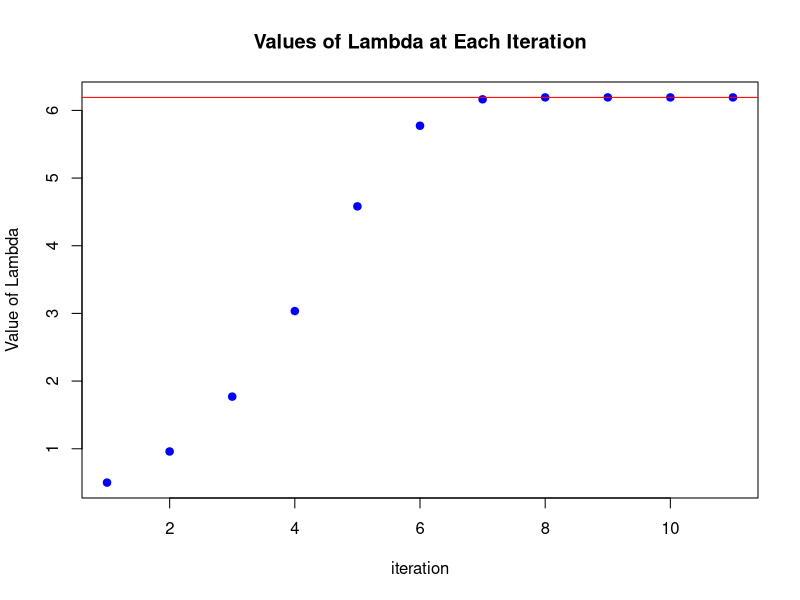

Recreate this plot in R.





#suppose we have x1.....xn ~ Exp(Lambda) and they are iid
#then the MLE of lambda = 1/xbar
#thus the MLE is dependent on the dataset that we observe!



#by newton raphson algorithm 

#initialize data
#sample size of the data we observed
n=1000
#the number of times to run NR
its=10
#the true value of the parameter
lambda.true=6
#generate the data we observe
x.vec=rexp(n, lambda.true)
#enter a starting guess
starting.guess=0.5
#allocate space
Lam.n=rep(0,its)
#give the storage the starting guess
Lam.n[1]=starting.guess

#first derivative of log-likelihood
d1.dl=function(lambda=NULL, ss=NULL, data=NULL){
  n/lambda-sum(x.vec)
}

#second derivative of log-likelihood
d2.dl=function(lambda=NULL, ss=NULL){
  -n/lambda^2
}

#the newton raphson algoritm
for(i in 1:its){

Lam.n[i+1]=Lam.n[i]-(d1.dl(lambda = Lam.n[i], ss=n, data = x.vec)/d2.dl(lambda = Lam.n[i], ss=n))
}

#we plot the final value retuned by newton raphson
plot(c(1:(its+1)), Lam.n, 
     type = "p", 
     xlab ="iteration", 
     ylab="Value of Lambda", 
     main="Values of Lambda at Each Iteration",
     pch=19,
     col="blue")
#plot the line of the theoretical MLE
abline(h=1/mean(x.vec), col="red")

NR.estimate=Lam.n[length(Lam.n)]
print(NR.estimate)

MLE.Estimate=1/mean(x.vec)
print(MLE.Estimate)
